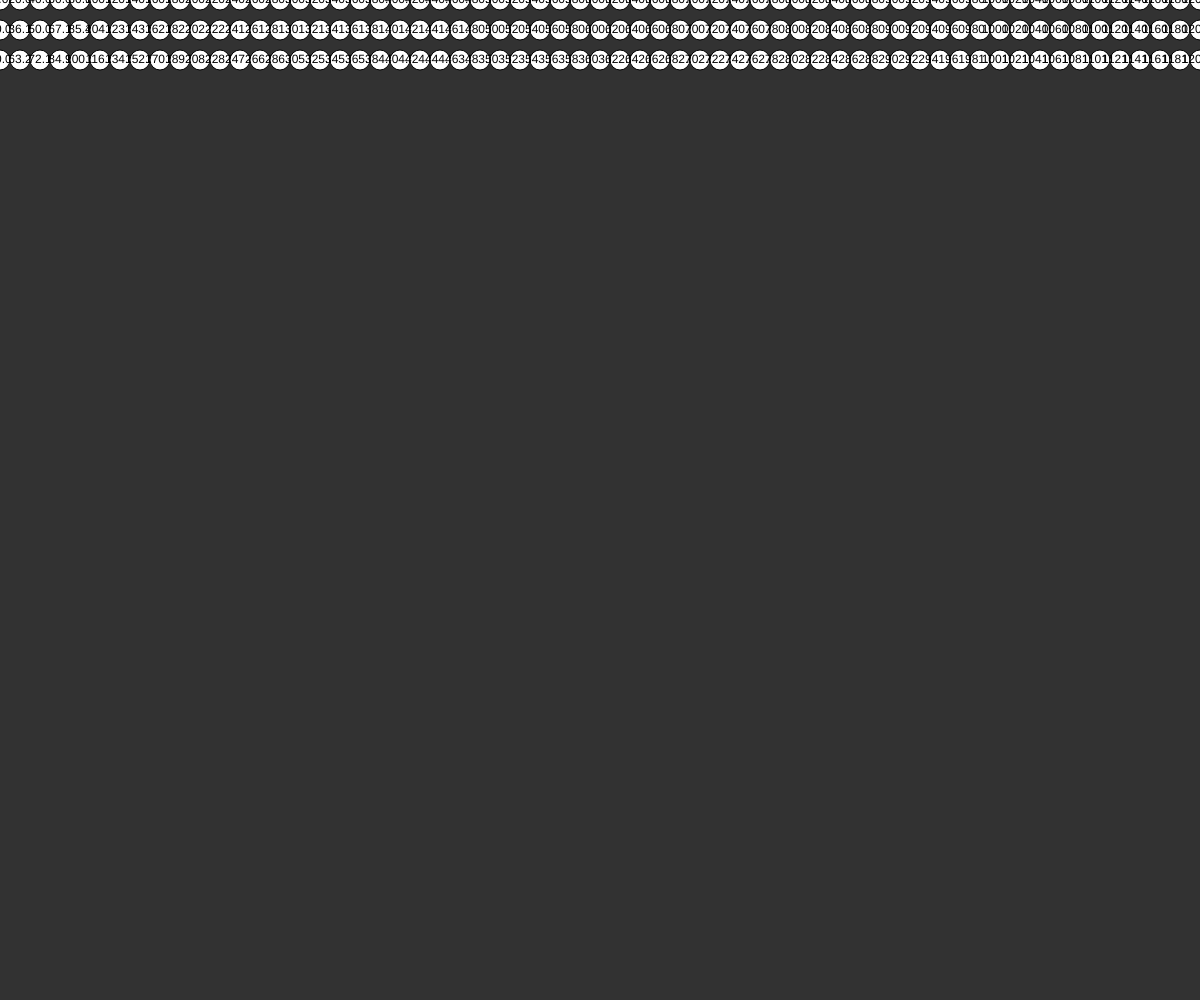
Frame 1 (no input)
Frame 60 (no input): identical to frame 1, image omitted
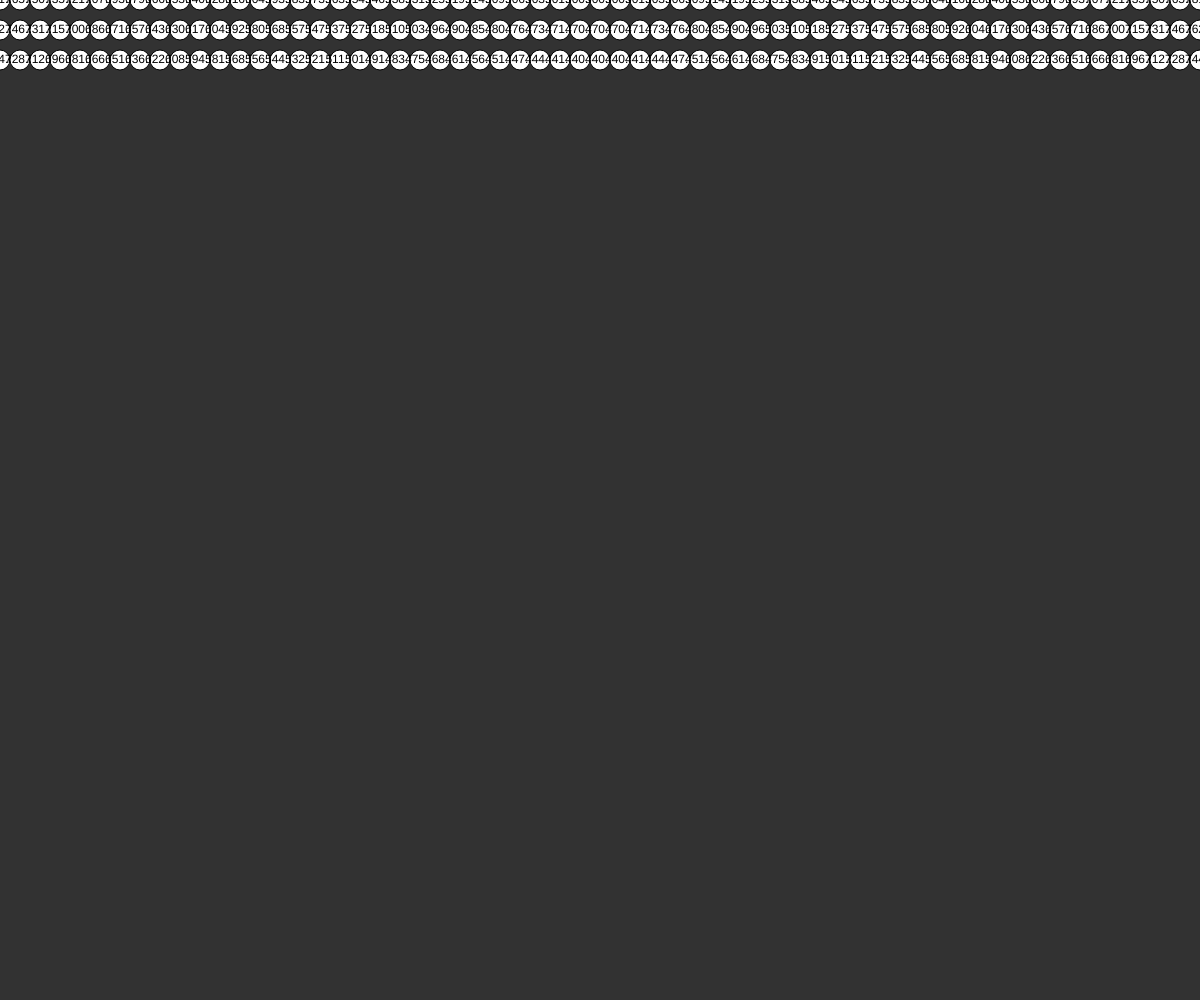
Frame 120 (the mouse pressed at the canvas centre since frame 60)

The p5.js sketch that drew these frames (run headless with seeded random() and noise() and a simulated clock; from frame 60 on, the mouse is pressed at the canvas centre):

// p5.js sketch
// ── sketch.js
// Nested Loops
// Noah J
// Date
//

let bubblesSize = 20;
let bubbles = [];

function setup() {
  createCanvas(windowWidth, windowHeight);
  populateArrary();
}

function draw() {
  background(50);
  drawBubbles();
}


function drawBubbles(){
  // through through our arrary and display
  // a bubble at each pos
  // possible delete, if mouse is close
  // loop by index bc we want to be able to delete
  for(let i = 0; i < bubbles.length; i++){
    let b = bubbles[i];
    circle(b.x, b.y, bubblesSize);
    textAlign(CENTER, CENTER);
    let d = eDist(b.x, b.y, mouseX, mouseY)
    text(d, b.x, b.y);
    // where in the arrary is b???
    // check if we are overtop of the current
    // bubbles, and then delete if so:
    if(d < bubblesSize / 2) {
      // to delete from array, use,
      
    }
    
  }
}

function eDist(x1,y1,x2,y2){
  // calculate the straight-line distance
  let a = x1 - x2;    let b = y1 - y2;
  let c = sqrt(pow(a,2) + pow(b,2));
  return c.toFixed(1); // keep 1 dec. place

}

function populateArrary(){
  //simple nested loop test to make
  //ordered pairs :

  for(let x = 0; x <= width; x+= bubblesSize){
  // x: 0, 30, 60  <- right edge
    for(let y = 0; y <= 60; y += 30){
      // y : 0, 30, 60 <- botom edge
      let b = {x:x, y:y};
      bubbles.push(b);

    }
  }

}
